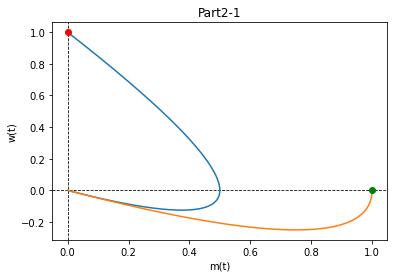

Reproduce this figure in Python.
from timeit import repeat
import numpy as np
from pandas import Interval
from scipy.integrate import odeint
import matplotlib.pyplot as plt
from matplotlib.animation import FuncAnimation, PillowWriter 
def model(z, t):

    m = z[0]
    w = z[1]

    a = 0
    b = 2
    c = -1
    d = -3
    dmdt = a*m + b*w
    dwdt = c*m + d*w
    return [dmdt, dwdt]

# initial condition
z01 = [0,1]
z02 = [1,0]
# number of time points
n = 10000
# time point
t = np.linspace(0,100,n)
# store solution
m1 = np.empty_like(t)
w1 = np.empty_like(t)
m2 = np.empty_like(t)
w2 = np.empty_like(t)
# record initial conditions
m1[0] = z01[0]
w1[0] = z01[1]
m2[0] = z02[0]
w2[0] = z02[1]
# solve ODE
for i in range(1,n):
    tspan = [t[i-1], t[i]]

    z1 = odeint(model,z01, tspan)
    z2 = odeint(model, z02,tspan)
    m1[i] = z1[1][0]
    w1[i] = z1[1][1]
    m2[i] = z2[1][0]
    w2[i] = z2[1][1]
    # print(m[i], w[i])

    z01 = z1[1]
    z02 = z2[1]

# print(len(m))
# print(len(w))

fig, ax = plt.subplots()
ax.set_ylabel('w(t)')
ax.set_xlabel('m(t)')
ax.set_title('Part2-1')
ax.axhline(color='k', lw=0.8, ls='--')
ax.axvline(color='k', lw=0.8, ls='--')
plt.plot(m1,w1)
plt.plot(m2,w2)

redDot1, = plt.plot([m1[0]], [w1[0]], 'ro')
redDot2, = plt.plot([m2[0]], [w2[0]], 'go')
def animate(i):
    # print(i)

    redDot1.set_data(m1[i], w1[i])
    redDot2.set_data(m2[i], w2[i])
    return redDot1,redDot2

myAnimation = FuncAnimation(fig, animate, frames=range(0,1000),\
            interval=10,blit=True, repeat=True)
# myAnimation.save('part1.gif', writer='imagemagick', fps=200)
plt.show()
# myAnimation.save('part1.gif', writer='imagemagick', fps=200)
